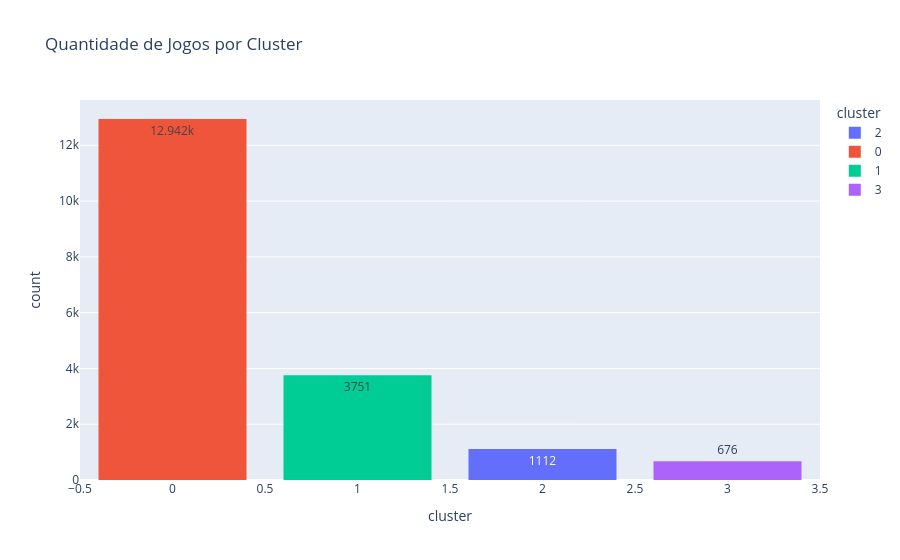

The notebook cell saved with this chart:
### Code cell
fig = px.histogram(X_predicted, x='cluster', color='cluster', text_auto=True, title="Quantidade de Jogos por Cluster")
fig.update_layout(bargap=0.2)

### Figure 1 — Plotly figure (JSON) as saved in the notebook; plotly's stock layout.template omitted (floating-point values rounded to 4 significant figures; data arrays with more than 128 entries replaced by an {"elided": "..."} marker saying what was removed)
{"data": [{"bingroup": "x", "hovertemplate": "cluster=%{x}<br>count=%{y}<extra></extra>", "legendgroup": "2", "marker": {"color": "#636efa", "pattern": {"shape": ""}}, "name": "2", "orientation": "v", "showlegend": true, "texttemplate": "%{value}", "type": "histogram", "x": {"elided": "1112 int values"}, "xaxis": "x", "yaxis": "y"}, {"bingroup": "x", "hovertemplate": "cluster=%{x}<br>count=%{y}<extra></extra>", "legendgroup": "0", "marker": {"color": "#EF553B", "pattern": {"shape": ""}}, "name": "0", "orientation": "v", "showlegend": true, "texttemplate": "%{value}", "type": "histogram", "x": {"elided": "12942 int values"}, "xaxis": "x", "yaxis": "y"}, {"bingroup": "x", "hovertemplate": "cluster=%{x}<br>count=%{y}<extra></extra>", "legendgroup": "1", "marker": {"color": "#00cc96", "pattern": {"shape": ""}}, "name": "1", "orientation": "v", "showlegend": true, "texttemplate": "%{value}", "type": "histogram", "x": {"elided": "3751 int values"}, "xaxis": "x", "yaxis": "y"}, {"bingroup": "x", "hovertemplate": "cluster=%{x}<br>count=%{y}<extra></extra>", "legendgroup": "3", "marker": {"color": "#ab63fa", "pattern": {"shape": ""}}, "name": "3", "orientation": "v", "showlegend": true, "texttemplate": "%{value}", "type": "histogram", "x": {"elided": "676 int values"}, "xaxis": "x", "yaxis": "y"}], "layout": {"bargap": 0.2, "barmode": "relative", "legend": {"title": {"text": "cluster"}, "tracegroupgap": 0}, "title": {"text": "Quantidade de Jogos por Cluster"}, "xaxis": {"anchor": "y", "categoryarray": [2, 0, 1, 3], "categoryorder": "array", "domain": [0, 1], "title": {"text": "cluster"}}, "yaxis": {"anchor": "x", "domain": [0, 1], "title": {"text": "count"}}}}
